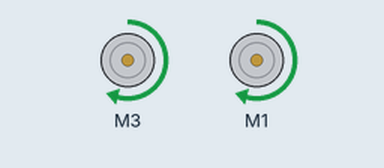
A sketch run on a simulated Arduino Mega 2560, built with avr-gcc and run on an emulated ATmega2560. Shown: 2 × DC motor (green arrow = forward, orange = backward, longer = faster).

Above: at 0.1 s.
Timing chart, 0 to 1.6 s (numbered marks = the images above):
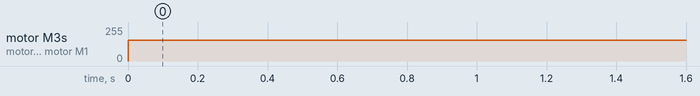

Measured:
- by itself, motor M3, motor M1: stopped → forward 155/255 at 0.00 s

The sketch:

Turning_Test.ino
```cpp
/* B3_TimedForward.ino
   Drive the TWO-WHEELED Bread Board Bot (BBbot, B^3)
   straight ahead for specified time and then stop

   Intially commented out code will impliment a a short
   reverse brake on the motors.

   Arduino: Arduino Mega 256 v3 Clone
   Motor Shield: Adafruit assembled Motor Shield for Arduino v2
   ---->  http://www.adafruit.com/products/1438

   Programmer: Dave Eslinger (DLE); June 3, 2015
   Major revisions:
         6/7/2015, DLE: Cleaned it up for GoSciTech
         7/4/2015 DLE renamed

*/
#include <Wire.h>
#include <Adafruit_MotorShield.h>
#include <math.h>

// Create the motor shield object with the default I2C address
Adafruit_MotorShield AFMS = Adafruit_MotorShield();

// Define Constants
const byte TESTSPEED = 155;

// Define 'ports' for motors.
const byte LEFT_MOTOR_PORT = 3;
const byte RIGHT_MOTOR_PORT = 1;
// Create pointers to motor control objects
Adafruit_DCMotor *motorLeft = AFMS.getMotor(LEFT_MOTOR_PORT);
Adafruit_DCMotor *motorRight = AFMS.getMotor(RIGHT_MOTOR_PORT);
void setup() {}

void loop() {
  motorLeft->setSpeed(TESTSPEED);
  motorRight->setSpeed(TESTSPEED);
  motorLeft->run(FORWARD);
  motorRight->run(FORWARD);

}
```
